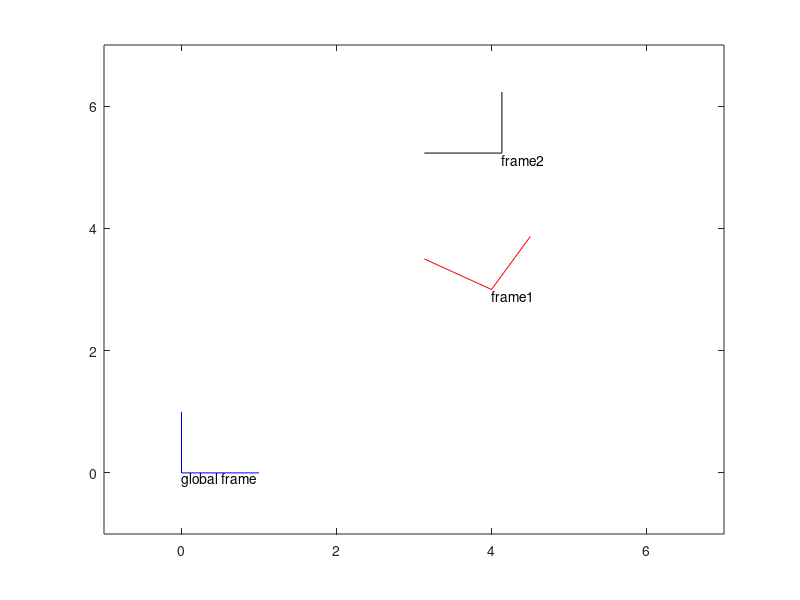

The MATLAB source for this figure:
clc; clear

% pose1 in global frame
p1 = [4, 3, pi/3];
theta = p1(3);
R1 = [cos(theta), -sin(theta); sin(theta), cos(theta)];
t1 = [p1(1); p1(2)];
T1 = [R1 t1; 0 0 1]

% pose2 relative to pose1
p2_1 = [2, 1, pi/6];
theta = p2_1(3);
R2_1 = [cos(theta), -sin(theta); sin(theta), cos(theta)];
t2_1 = [p2_1(1); p2_1(2)];
T2_1 = [R2_1 t2_1; 0 0 1]

% pose2 in global frame
T2 = T1 * T2_1

disp('point1 (1,2) in frame 2 with homogeneous coordinate')
pt1_2 = [1 2 1]'
disp('point1 (1,2) in frame 1')
pt1_1 = T2_1*pt1_2
disp('point1 (1,2) in frame g')
pt1_g = T1 * T2_1*pt1_2

% x, y axes in homogeneous coordinates
baisic_axes = [0 0 1; 1 0 1; 0 1 1]';
frameg = baisic_axes;   % in global frame
frame1 = T1 * baisic_axes; % transform to frame1
frame2 = T2 * baisic_axes; % transform to frame2

% plot global frame with blue line
hold off
plot(frameg(1, [1 2]), frameg(2, [1 2]), 'b-', frameg(1, [1 3]), frameg(2, [1 3]), 'b-')
text(frameg(1, 1), frameg(2, 1)-0.1, 'global frame')
hold on
% plot frame1 with red line
plot(frame1(1, [1 2]), frame1(2, [1 2]), 'r-', frame1(1, [1 3]), frame1(2, [1 3]), 'r-')
text(frame1(1, 1), frame1(2, 1)-0.1, 'frame1')
% plot frame2 with black line
plot(frame2(1, [1 2]), frame2(2, [1 2]), 'k-', frame2(1, [1 3]), frame2(2, [1 3]), 'k-')
text(frame2(1, 1), frame2(2, 1)-0.1, 'frame2')
axis([-1 7 -1 7])
